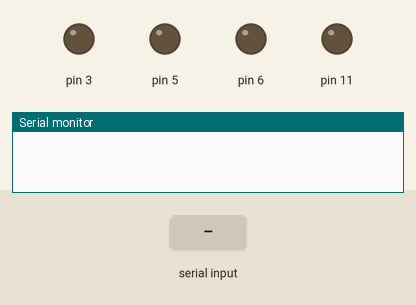
Bench run of a sketch on a simulated Arduino Uno, built with avr-gcc and run on an emulated ATmega328P. On the bench: output pins drawn as LEDs (lit = HIGH), the last lines printed to the serial monitor. The test bench sets the inputs (shaded band).

Above: at 1.2 s.
1.3 s: "f" received over the second serial link
At 1.7 s:
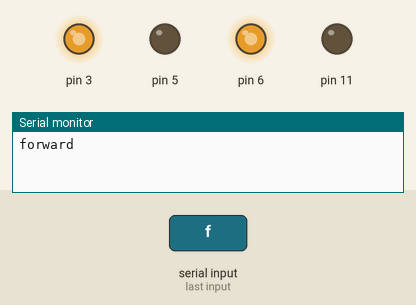
2.8 s: "b" received over the second serial link
At 4.0 s:
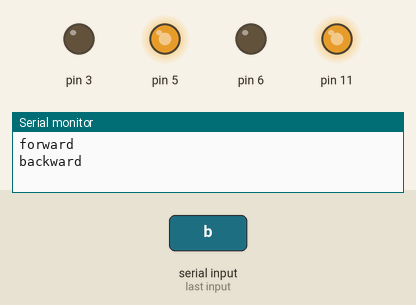
4.3 s: "r" received over the second serial link
At 5.1 s:
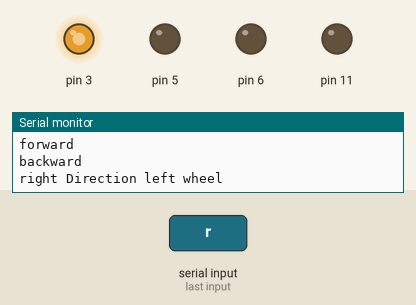
5.8 s: "l" received over the second serial link
At 6.3 s:
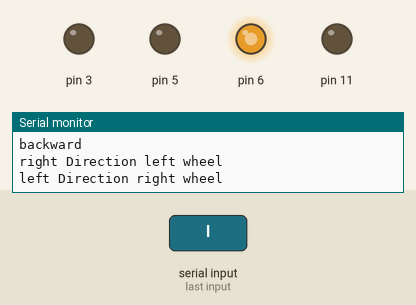
7.3 s: "s" received over the second serial link
At 8.6 s:
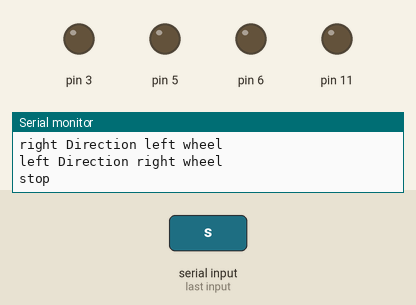
Timing chart, 0 to 9.8 s (numbered marks = the images above; inputs shaded):
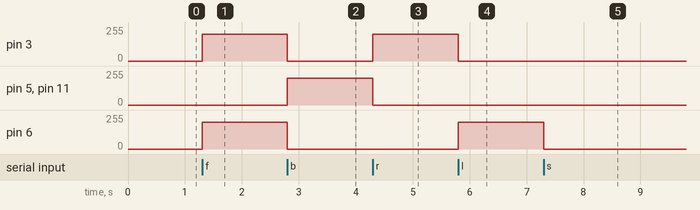

The sketch:

test_27_DCmotorBluetooth.ino
```cpp
#include <SoftwareSerial.h>
SoftwareSerial bluetoothSerial(12,13);

int motorSpeed = 200;

void setup() {
  Serial.begin(9600);
  bluetoothSerial.begin(9600);
  /*  right motor
   *  A_1A : 6
   *  A_1B : 11
   *  left motor
   *  B_1A : 3
   *  B_1B : 5
   */
}

void loop() {
  if(bluetoothSerial.available()){
     char cmd = bluetoothSerial.read();

     if(cmd == 'f'){
      Serial.println("forward");
      analogWrite(6,motorSpeed);
      analogWrite(11,0);
      analogWrite(3,motorSpeed);
      analogWrite(5,0);
     }

     if(cmd == 'b'){
      Serial.println("backward");
      analogWrite(6,0);
      analogWrite(11,motorSpeed);
      analogWrite(3,0);
      analogWrite(5,motorSpeed);
     }

     if(cmd == 's'){
      Serial.println("stop");
      analogWrite(6,0);
      analogWrite(11,0);
      analogWrite(3,0);
      analogWrite(5,0);
     }

      if(cmd == 'r'){
      Serial.println("right Direction left wheel");
      analogWrite(6,0);
      analogWrite(11,0);
      analogWrite(3,motorSpeed);
      analogWrite(5,0);
     }

      if(cmd == 'l'){
      Serial.println("left Direction right wheel");
      analogWrite(6,motorSpeed);
      analogWrite(11,0);
      analogWrite(3,0);
      analogWrite(5,0);
     }
  }
}
```

Measured:
- after the input at 1.3 s, pin 3, pin 6: 0/255 → 200/255 at once
- after the input at 2.8 s, pin 3, pin 6: 200/255 → 0/255 at once; pin 5, pin 11: 0/255 → 200/255 at once
- after the input at 4.3 s, pin 3: 0/255 → 200/255 at once; pin 5, pin 11: 200/255 → 0/255 at once
- after the input at 5.8 s, pin 3: 200/255 → 0/255 at once; pin 6: 0/255 → 200/255 at once
- after the input at 7.3 s, pin 6: 200/255 → 0/255 at once
